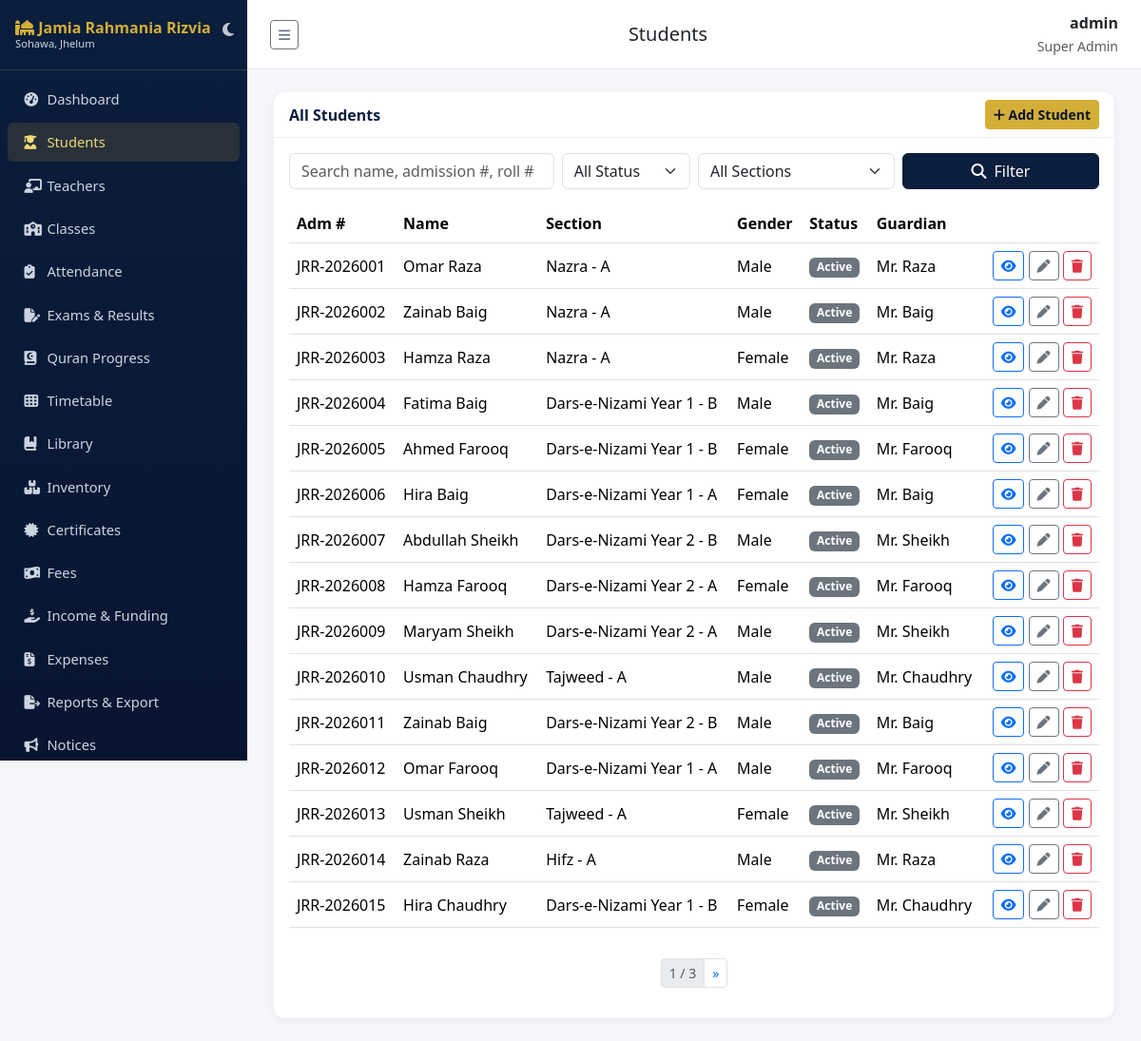
/students/ (signed in), run on the app's committed database.
### accounts/models.py (models this page shows, shortened)
class User(AbstractUser):
    class Role(models.TextChoices):
        SUPER_ADMIN = "SUPER_ADMIN", "Super Admin"
        PRINCIPAL = "PRINCIPAL", "Principal"
        ADMIN = "ADMIN", "Admin"
        TEACHER = "TEACHER", "Teacher"
        STUDENT = "STUDENT", "Student"
        PARENT = "PARENT", "Parent"
        ACCOUNTANT = "ACCOUNTANT", "Accountant"
        LIBRARIAN = "LIBRARIAN", "Librarian"
        STAFF = "STAFF", "Staff"
    role = models.CharField(max_length=20, choices=Role.choices, default=Role.STUDENT)
    phone = models.CharField(max_length=20, blank=True)
    photo = models.ImageField(upload_to="profile_photos/", blank=True, null=True)

### students/models.py (models this page shows, shortened)
class Student(models.Model):
    class Status(models.TextChoices):
        ACTIVE = "ACTIVE", "Active"
        INACTIVE = "INACTIVE", "Inactive"
        SUSPENDED = "SUSPENDED", "Suspended"
        TRANSFERRED = "TRANSFERRED", "Transferred"
        GRADUATED = "GRADUATED", "Graduated"
    class Blood(models.TextChoices):
        A_POS = "A+", "A+"
        A_NEG = "A-", "A-"
        B_POS = "B+", "B+"
        B_NEG = "B-", "B-"
        AB_POS = "AB+", "AB+"
        AB_NEG = "AB-", "AB-"
        O_POS = "O+", "O+"
        O_NEG = "O-", "O-"
    user = models.OneToOneField(settings.AUTH_USER_MODEL, on_delete=models.CASCADE, related_name="student_profile", null=True, blank=True)
    parent = models.ForeignKey(settings.AUTH_USER_MODEL, on_delete=models.SET_NULL, null=True, blank=True, related_name="children", limit_choices_to={"role": "PARENT"})
    admission_number = models.CharField(max_length=20, unique=True)
    roll_number = models.CharField(max_length=20, blank=True)
    first_name = models.CharField(max_length=100)
    last_name = models.CharField(max_length=100)
    date_of_birth = models.DateField()
    gender = models.CharField(max_length=10, choices=[("M", "Male"), ("F", "Female"), ("O", "Other")])
    blood_group = models.CharField(max_length=5, choices=Blood.choices, blank=True)
    photo = models.ImageField(upload_to="student_photos/", blank=True, null=True)
    address = models.TextField(blank=True)
    section = models.ForeignKey("academics.Section", on_delete=models.SET_NULL, null=True, blank=True, related_name="students")
    admission_date = models.DateField(auto_now_add=True)
    previous_school = models.CharField(max_length=200, blank=True)
    status = models.CharField(max_length=15, choices=Status.choices, default=Status.ACTIVE)
    guardian_name = models.CharField(max_length=150, blank=True)
    guardian_relation = models.CharField(max_length=50, blank=True)
    guardian_phone = models.CharField(max_length=20, blank=True)
    guardian_email = models.EmailField(blank=True)
    emergency_contact_name = models.CharField(max_length=150, blank=True)
    emergency_contact_phone = models.CharField(max_length=20, blank=True)
    class Meta:
        ordering = ["admission_number"]
    @property
    def full_name(self):
        return f"{self.first_name} {self.last_name}"

### academics/models.py (models this page shows, shortened)
class Section(models.Model):
    school_class = models.ForeignKey(SchoolClass, on_delete=models.CASCADE, related_name="sections")
    name = models.CharField(max_length=10)  # e.g. A, B
    class_teacher = models.ForeignKey("teachers.Teacher", on_delete=models.SET_NULL, null=True, blank=True, related_name="class_sections")
    room_number = models.CharField(max_length=20, blank=True)
    class Meta:
        unique_together = ["school_class", "name"]
        ordering = ["school_class", "name"]
    def __str__(self):
        return f"{self.school_class.name} - {self.name}"

class SchoolClass(models.Model):
    name = models.CharField(max_length=50)  # e.g. Grade 1
    academic_year = models.ForeignKey(AcademicYear, on_delete=models.CASCADE, related_name="classes")
    class Meta:
        unique_together = ["name", "academic_year"]
        ordering = ["name"]

### students/views.py (the view)
# urls.py: path("", views.StudentListView.as_view(), name="list"),
class StudentListView(RoleRequiredMixin, ListView):
    model = Student
    template_name = "students/student_list.html"
    context_object_name = "students"
    paginate_by = 15
    allowed_roles = STAFF_ROLES
    def get_queryset(self):
        qs = Student.objects.select_related("section", "section__school_class").all()
        user = self.request.user
        if not user.is_superuser and user.role == "TEACHER":
            qs = qs.filter(section__class_teacher__user=user)
        q = self.request.GET.get("q")
        status = self.request.GET.get("status")
        section_id = self.request.GET.get("section") # <-- NEW: Fetch section parameter from URL
        if q:
            qs = qs.filter(
                Q(first_name__icontains=q) | Q(last_name__icontains=q) |
                Q(admission_number__icontains=q) | Q(roll_number__icontains=q)
            )
        if status:
            qs = qs.filter(status=status)
        if section_id:
            qs = qs.filter(section_id=section_id)
        return qs
    def get_context_data(self, **kwargs):
        ctx = super().get_context_data(**kwargs)
        user = self.request.user
        sections_qs = Section.objects.select_related('school_class').all()
        if not user.is_superuser and user.role == "TEACHER":
            sections_qs = sections_qs.filter(class_teacher__user=user)
        ctx["status_choices"] = Student.Status.choices
        ctx["sections_list"] = sections_qs # <-- NEW: Pass role-filtered sections to dropdown
        ctx["q"] = self.request.GET.get("q", "")
        ctx["status"] = self.request.GET.get("status", "")
        ctx["selected_section"] = self.request.GET.get("section", "") # <-- NEW: Keep filter selected on reload
        ctx["can_manage"] = self.request.user.is_superuser or self.request.user.role in MANAGEMENT_ROLES
        return ctx

### templates/students/student_list.html (shortened to what this page needs)
{% extends "base.html" %}
{% block page_title %}Students{% endblock %}
{% block content %}
<div class="card">
  <div class="card-header d-flex justify-content-between align-items-center">
    <span>All Students</span>
    {% if can_manage %}<a href="{% url 'students:add' %}" class="btn btn-gold btn-sm"><i class="fa-solid fa-plus"></i> Add Student</a>{% endif %}
  </div>
  <div class="card-body">
    <form class="row g-2 mb-3 align-items-center" method="get">
      <div class="col-md-4">
        <input class="form-control" name="q" value="{{ q }}" placeholder="Search name, admission #, roll #">
      </div>
      <div class="col-md-2">
        <select class="form-select" name="status">
          <option value="">All Status</option>
        </select>
      </div>
      <div class="col-md-3">
        <select name="section" class="form-select">
          <option value="">All Sections</option>
        </select>
      </div>
      <div class="col-md-3">
        <button class="btn btn-navy w-100" type="submit"><i class="fa-solid fa-search me-2"></i>Filter</button>
      </div>
    </form>
    <div class="table-responsive">
    <table class="table table-hover align-middle">
      <thead><tr><th>Adm #</th><th>Name</th><th>Section</th><th>Gender</th><th>Status</th><th>Guardian</th><th></th></tr></thead>
      <tbody>
      {% for s in students %}
        <tr>
          <td>{{ s.admission_number }}</td>
          <td>{{ s.full_name }}</td>
          <td>{{ s.section|default:"-" }}</td>
          <td>{{ s.get_gender_display }}</td>
          <td><span class="badge bg-secondary">{{ s.get_status_display }}</span></td>
          <td>{{ s.guardian_name|default:"-" }}</td>
          <td class="text-end">
            <a href="{% url 'students:detail' s.pk %}" class="btn btn-sm btn-outline-primary"><i class="fa-solid fa-eye"></i></a>
            {% if can_manage %}<a href="{% url 'students:edit' s.pk %}" class="btn btn-sm btn-outline-secondary"><i class="fa-solid fa-pen"></i></a>
            <a href="{% url 'students:delete' s.pk %}" class="btn btn-sm btn-outline-danger"><i class="fa-solid fa-trash"></i></a>{% endif %}
          </td>
        </tr>
      {% empty %}
        <tr><td colspan="7" class="text-center text-muted">No students found.</td></tr>
      {% endfor %}
      </tbody>
    </table>
    </div>
    {% include "partials/pagination.html" %}
  </div>
</div>
{% endblock %}

### templates/base.html (shortened to what this page needs)
{% load static %}
<!DOCTYPE html>
<html lang="en" id="theme-wrapper" data-bs-theme="light">
<head>
<link href="https://cdn.jsdelivr.net/npm/bootstrap@5.3.3/dist/css/bootstrap.min.css" rel="stylesheet">
<link href="https://cdnjs.cloudflare.com/ajax/libs/font-awesome/6.5.1/css/all.min.css" rel="stylesheet">
<link href="{% static 'css/style.css' %}" rel="stylesheet">
</head>
<body>
<nav class="sidebar" id="sidebar">
  <div class="brand d-flex justify-content-between align-items-center">
    <div>
      <i class="fa-solid fa-mosque"></i> Jamia Rahmania Rizvia
      <small class="d-block" style="font-size:.7rem;color:#cbd5e1;font-weight:400">Sohawa, Jhelum</small>
    </div>
    <button id="theme-toggle-btn" class="btn p-1 border-0 text-white opacity-75 hover-opacity-100" title="Switch Theme" style="background: transparent; box-shadow: none;">
      <i class="fa-solid fa-moon fs-6" id="theme-icon"></i>
    </button>
  </div>
  <ul class="nav flex-column py-2">
    {% if request.user.role in "STUDENT,PARENT" %}
      <li class="nav-item"><a class="nav-link {% if request.resolver_match.namespace == 'portal' %}active{% endif %}" href="{% url 'portal:home' %}"><i class="fa-solid fa-gauge-high"></i> My Portal</a></li>
      <li class="nav-item"><a class="nav-link {% if request.resolver_match.namespace == 'notices' and request.resolver_match.url_name == 'list' %}active{% endif %}" href="{% url 'notices:list' %}"><i class="fa-solid fa-bullhorn"></i> Notices</a></li>
      <li class="nav-item"><a class="nav-link {% if request.resolver_match.namespace == 'timetable' %}active{% endif %}" href="{% url 'timetable:view' %}"><i class="fa-solid fa-table-cells"></i> Timetable</a></li>
      <li class="nav-item"><a class="nav-link" href="{% url 'notices:event_list' %}"><i class="fa-solid fa-calendar-days"></i> Events</a></li>
    {% else %}
      <li class="nav-item"><a class="nav-link {% if request.resolver_match.namespace == 'dashboard' %}active{% endif %}" href="{% url 'dashboard:index' %}"><i class="fa-solid fa-gauge-high"></i> Dashboard</a></li>
      <li class="nav-item"><a class="nav-link {% if request.resolver_match.namespace == 'students' %}active{% endif %}" href="{% url 'students:list' %}"><i class="fa-solid fa-user-graduate"></i> Students</a></li>
      {% if request.user.is_superuser or request.user.role in "SUPER_ADMIN,PRINCIPAL,ADMIN" %}
      <li class="nav-item"><a class="nav-link {% if request.resolver_match.namespace == 'teachers' %}active{% endif %}" href="{% url 'teachers:list' %}"><i class="fa-solid fa-chalkboard-user"></i> Teachers</a></li>
      <li class="nav-item"><a class="nav-link {% if request.resolver_match.url_name == 'class_list' %}active{% endif %}" href="{% url 'academics:class_list' %}"><i class="fa-solid fa-school"></i> Classes</a></li>
      {% endif %}
      <li class="nav-item"><a class="nav-link " href="{% url 'attendance:mark' %}"><i class="fa-solid fa-clipboard-check"></i> Attendance</a></li>
      {% if request.user.is_superuser or request.user.role in "SUPER_ADMIN,PRINCIPAL,ADMIN,TEACHER" %}
      <li class="nav-item"><a class="nav-link {% if request.resolver_match.namespace == 'exams' %}active{% endif %}" href="{% url 'exams:list' %}"><i class="fa-solid fa-file-pen"></i> Exams &amp; Results</a></li>
      <li class="nav-item"><a class="nav-link {% if request.resolver_match.namespace == 'hifz' %}active{% endif %}" href="{% url 'hifz:list' %}"><i class="fa-solid fa-book-quran"></i> Quran Progress</a></li>
      {% endif %}
      <li class="nav-item"><a class="nav-link " href="{% url 'timetable:view' %}"><i class="fa-solid fa-table-cells"></i> Timetable</a></li>
      <li class="nav-item"><a class="nav-link {% if request.resolver_match.namespace == 'library' %}active{% endif %}" href="{% url 'library:books' %}"><i class="fa-solid fa-book-bookmark"></i> Library</a></li>
      {% if request.user.is_superuser or request.user.role in "SUPER_ADMIN,PRINCIPAL,ADMIN,STAFF,LIBRARIAN" %}
      <li class="nav-item"><a class="nav-link {% if request.resolver_match.namespace == 'inventory' %}active{% endif %}" href="{% url 'inventory:list' %}"><i class="fa-solid fa-boxes-stacked"></i> Inventory</a></li>
      {% endif %}
      {% if request.user.is_superuser or request.user.role in "SUPER_ADMIN,PRINCIPAL,ADMIN" %}
      <li class="nav-item"><a class="nav-link {% if request.resolver_match.namespace == 'certificates' %}active{% endif %}" href="{% url 'certificates:list' %}"><i class="fa-solid fa-certificate"></i> Certificates</a></li>
      {% endif %}
      {% if request.user.is_superuser or request.user.role in "SUPER_ADMIN,PRINCIPAL,ADMIN,ACCOUNTANT" %}
      <li class="nav-item"><a class="nav-link {% if request.resolver_match.url_name == 'payment_list' %}active{% endif %}" href="{% url 'fees:payment_list' %}"><i class="fa-solid fa-money-bill-wave"></i> Fees</a></li>
      <li class="nav-item"><a class="nav-link {% if request.resolver_match.url_name == 'income_list' %}active{% endif %}" href="{% url 'fees:income_list' %}"><i class="fa-solid fa-hand-holding-dollar"></i> Income &amp; Funding</a></li>
      <li class="nav-item"><a class="nav-link {% if request.resolver_match.url_name == 'expense_list' %}active{% endif %}" href="{% url 'fees:expense_list' %}"><i class="fa-solid fa-file-invoice-dollar"></i> Expenses</a></li>
      {% endif %}
      {% if request.user.is_superuser or request.user.role in "SUPER_ADMIN,PRINCIPAL,ADMIN,ACCOUNTANT" %}
      <li class="nav-item"><a class="nav-link {% if request.resolver_match.namespace == 'reports' %}active{% endif %}" href="{% url 'reports:index' %}"><i class="fa-solid fa-file-export"></i> Reports &amp; Export</a></li>
      {% endif %}
      <li class="nav-item"><a class="nav-link {% if request.resolver_match.namespace == 'notices' %}active{% endif %}" href="{% url 'notices:list' %}"><i class="fa-solid fa-bullhorn"></i> Notices</a></li>
    {% endif %}
  </ul>
</nav>
<div class="main-content">
  <div class="topbar">
    <button class="btn btn-sm btn-outline-secondary" id="sidebarToggle" type="button" title="Show / hide menu" aria-label="Toggle menu"><i class="fa-solid fa-bars"></i></button>
    <h5 class="mb-0">{% block page_title %}Dashboard{% endblock %}</h5>
    <div class="text-end">
      <div class="fw-semibold">{{ request.user.get_full_name|default:request.user.username }}</div>
      <small class="text-muted">{{ request.user.get_role_display }}</small>
    </div>
  </div>
  {% block content %}{% endblock %}
</div>
</body>
</html>

### templates/partials/pagination.html (shortened to what this page needs)
{% if is_paginated %}
<nav class="mt-3">
  <ul class="pagination pagination-sm justify-content-center">
    <li class="page-item disabled"><span class="page-link">{{ page_obj.number }} / {{ page_obj.paginator.num_pages }}</span></li>
    {% if page_obj.has_next %}
    <li class="page-item"><a class="page-link" href="?page={{ page_obj.next_page_number }}">&raquo;</a></li>
    {% endif %}
  </ul>
</nav>
{% endif %}

### data on the page
User: user.get_full_name "admin", user.role "Super Admin"
Student: admission_number "JRR-2026001", full_name "Omar Raza", section "Nazra - A", gender "Male", status "Active", guardian_name "Mr. Raza"
Student: admission_number "JRR-2026002", full_name "Zainab Baig", section "Nazra - A", gender "Male", status "Active", guardian_name "Mr. Baig"
Student: admission_number "JRR-2026003", full_name "Hamza Raza", section "Nazra - A", gender "Female", status "Active", guardian_name "Mr. Raza"
Student: admission_number "JRR-2026004", full_name "Fatima Baig", section "Dars-e-Nizami Year 1 - B", gender "Male", status "Active", guardian_name "Mr. Baig"
Student: admission_number "JRR-2026005", full_name "Ahmed Farooq", section "Dars-e-Nizami Year 1 - B", gender "Female", status "Active", guardian_name "Mr. Farooq"
Student: admission_number "JRR-2026006", full_name "Hira Baig", section "Dars-e-Nizami Year 1 - A", gender "Female", status "Active", guardian_name "Mr. Baig"
Student: admission_number "JRR-2026007", full_name "Abdullah Sheikh", section "Dars-e-Nizami Year 2 - B", gender "Male", status "Active", guardian_name "Mr. Sheikh"
Student: admission_number "JRR-2026008", full_name "Hamza Farooq", section "Dars-e-Nizami Year 2 - A", gender "Female", status "Active", guardian_name "Mr. Farooq"
Student: admission_number "JRR-2026009", full_name "Maryam Sheikh", section "Dars-e-Nizami Year 2 - A", gender "Male", status "Active", guardian_name "Mr. Sheikh"
Student: admission_number "JRR-2026010", full_name "Usman Chaudhry", section "Tajweed - A", gender "Male", status "Active", guardian_name "Mr. Chaudhry"
Student: admission_number "JRR-2026011", full_name "Zainab Baig", section "Dars-e-Nizami Year 2 - B", gender "Male", status "Active", guardian_name "Mr. Baig"
Student: admission_number "JRR-2026012", full_name "Omar Farooq", section "Dars-e-Nizami Year 1 - A", gender "Male", status "Active", guardian_name "Mr. Farooq"
Student: admission_number "JRR-2026013", full_name "Usman Sheikh", section "Tajweed - A", gender "Female", status "Active", guardian_name "Mr. Sheikh"
Student: admission_number "JRR-2026014", full_name "Zainab Raza", section "Hifz - A", gender "Male", status "Active", guardian_name "Mr. Raza"
Student: admission_number "JRR-2026015", full_name "Hira Chaudhry", section "Dars-e-Nizami Year 1 - B", gender "Female", status "Active", guardian_name "Mr. Chaudhry"

### other printed values
{{ page_obj.number }} "1"
{{ page_obj.paginator.num_pages }} "3"
